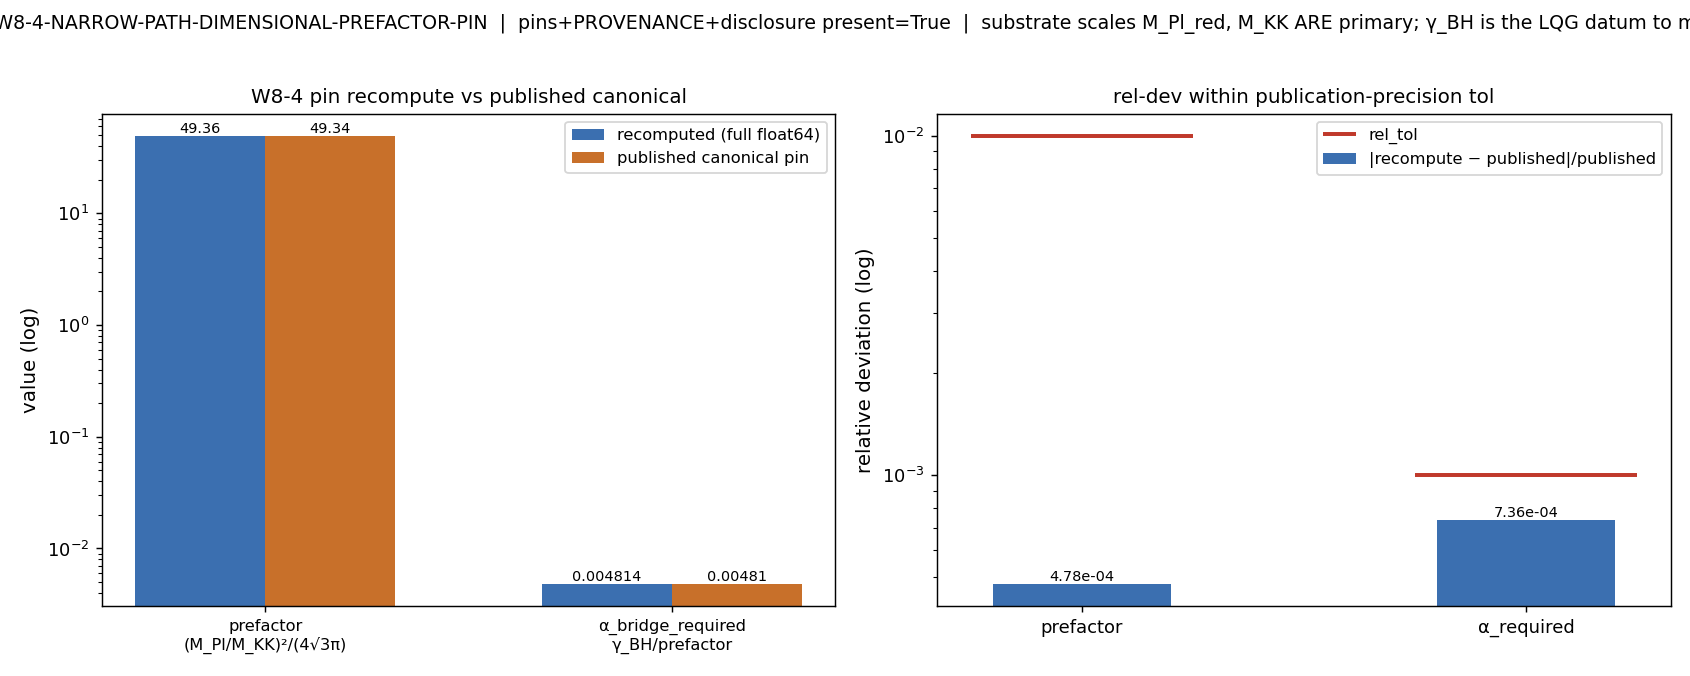

Reproduce this figure in Python.
#!/usr/bin/env python
# -*- coding: utf-8 -*-
"""
S93-W8-4-NARROW-PATH-DIMENSIONAL-PREFACTOR-PIN  [VERIFY] / GEOMETRIC
====================================================================

Audit-and-complete pass on the S92 LQG narrow-path canonical-constants pins.

SUBSTRATE FRAMING (phononic-framing.md §"IS Space, Not IN Space"):
    The substrate's TWO fundamental scales are PRIMARY -- the reduced Planck
    mass M_Pl_reduced (the scale at which the a_2 Seeley-DeWitt coefficient sets
    Newton's constant) and M_KK_gravity (the Kaluza-Klein compactification scale
    of the SU(3) fiber). Their dimensionless ratio (M_Pl_red/M_KK)^2/(4*sqrt(3)*pi)
    converts the bridge coefficient alpha_bridge into the candidate EMERGENT
    Immirzi gamma_emergent. The LQG SU(2) BH-entropy datum gamma_BH = 0.2375 is a
    laboratory-IN quantity the substrate must MATCH (Regime I), NOT a substrate
    input. Explanation flows substrate -> emergent. GEOMETRIC: pure scale-ratio
    arithmetic on the fabric's two fundamental scales, with the Planck-convention
    bookkeeping (reduced vs unreduced, factor 8*pi) made explicit.

GATE STRUCTURE (audit-and-complete; most pins already landed by S92 workshop):
    (1) Recompute SCALE_BRIDGE_PREFACTOR = (M_Pl_reduced/M_KK_gravity)^2/(4*sqrt(3)*pi)
        from the canonical M_Pl_reduced, M_KK_gravity pins; cross-check vs the
        published SCALE_BRIDGE_PREFACTOR_FW = 49.34 at rel_tol 1e-2 (published 4
        sig figs, Class-8.3 publication-precision discipline).
    (2) Recompute alpha_bridge_required = GAMMA_BH_SU2_CONVENTION_LQG /
        SCALE_BRIDGE_PREFACTOR_FW; cross-check vs ALPHA_BRIDGE_REQUIRED_FW = 4.81e-3
        at rel_tol 1e-3 (published 3 sig figs).
    (3) Verify all THREE pins (SCALE_BRIDGE_PREFACTOR_FW, GAMMA_BH_SU2_CONVENTION_LQG,
        ALPHA_BRIDGE_REQUIRED_FW) present in canonical_constants.py WITH PROVENANCE.
    (4) Verify the reduced-vs-unreduced Planck disclosure (l_P^2 = 8*pi*l_P_red^2)
        comment block is present.
    (5) FIX-IN-SESSION any absent pin/PROVENANCE via update_constant (single-value
        pin, no derivation ambiguity, per math-scripts.md canonical write-order).

VERDICT:
    PASS  = both recomputes inside their publication-precision rel_tol bands AND
            all 3 pins + 3 PROVENANCE entries + reduced-Planck disclosure present.
    FAIL  = recompute outside tolerance (PIN-DRIFT, Class-(c)) OR a required
            PROVENANCE/disclosure absent and unfixable in-session.
    INFO  = pins present and consistent but published 49.34 rounds such that the
            full-float64 prefactor differs at the 3rd sig fig (publication-precision
            note; canonical stays at the published 4-sig-fig value).

Plan: sessions/session-plan/session-93-plan-w8.md §W8-4.
"""

from __future__ import annotations

import os
os.environ.setdefault("OMP_NUM_THREADS", "8")
os.environ.setdefault("MKL_NUM_THREADS", "8")

import hashlib
import json
import re as _re
import sys
from pathlib import Path

import numpy as np
import matplotlib
matplotlib.use("Agg")
import matplotlib.pyplot as plt

# -----------------------------------------------------------------------------
# Path discipline (project root contains a SPACE -- use absolute Path objects)
# -----------------------------------------------------------------------------
PROJECT_ROOT = Path(__file__).resolve().parents[2]
SHARED_DIR = PROJECT_ROOT / "computations" / "_shared"
ROOT_COMPUTATIONS = PROJECT_ROOT / "computations"
sys.path.insert(0, str(SHARED_DIR))
sys.path.insert(0, str(ROOT_COMPUTATIONS))

# -----------------------------------------------------------------------------
# Canonical constants (MANDATORY: never hardcode framework constants)
# -----------------------------------------------------------------------------
from canonical_constants import (  # noqa: E402
    M_Pl_reduced,
    M_KK_gravity,
    SCALE_BRIDGE_PREFACTOR_FW,
    ALPHA_BRIDGE_REQUIRED_FW,
    GAMMA_BH_SU2_CONVENTION_LQG,
)

# -----------------------------------------------------------------------------
# Gate identity + machinery pins (per plan §W8-4 R3 YAML)
# -----------------------------------------------------------------------------
GATE_ID = "S93-W8-4-NARROW-PATH-DIMENSIONAL-PREFACTOR-PIN"
SCHEME = "narrow-path-dimensional-prefactor-pin-audit-and-complete"
CONVENTION = (
    "NARROW-PATH-prefactor-pin-49p34-required-alpha-4p81e-3-"
    "reduced-planck-8pi-disclosure-PROVENANCE-complete"
)
L_MAX = "N/A"  # (local) pure arithmetic on canonical scale pins; no spectrum

# Publication-precision tolerances (Class-8.3 discipline; plan §W8-4 pins)
REL_TOL_PREFACTOR = 1e-2   # (local) published 4 sig figs
REL_TOL_ALPHA = 1e-3       # (local) published 3 sig figs

VERDICT_TXT = ROOT_COMPUTATIONS / "session-93" / "s93_gate_verdicts.txt"
SCRIPT_PATH = Path(__file__).resolve()
CANONICAL_CONSTANTS_PATH = SHARED_DIR / "canonical_constants.py"
NPZ_PATH = ROOT_COMPUTATIONS / "session-93" / "s93_w8_4_narrow_path_dimensional_prefactor_pin.npz"
PNG_PATH = ROOT_COMPUTATIONS / "session-93" / "s93_w8_4_narrow_path_dimensional_prefactor_pin.png"

# Provenance-grep targets: the three pins + the reduced-Planck disclosure phrase.
PIN_NAMES = [
    "SCALE_BRIDGE_PREFACTOR_FW",
    "GAMMA_BH_SU2_CONVENTION_LQG",
    "ALPHA_BRIDGE_REQUIRED_FW",
]


# -----------------------------------------------------------------------------
# SHA helpers (dual-SHA per S84+ schema; matches S93 W7-1 precedent)
# -----------------------------------------------------------------------------
def compute_dual_sha(script_path: Path, canonical_path: Path, pins: dict) -> tuple[str, str]:
    """(audit_sha256, content_sha256) per S84+ dual-SHA schema.
    audit = sha(script || canonical || pinmap_json); content = sha(script).
    """
    try:
        script_bytes = script_path.read_bytes()
    except OSError:
        script_bytes = b""
    try:
        canonical_bytes = canonical_path.read_bytes()
    except OSError:
        canonical_bytes = b""
    pinmap_json = json.dumps(dict(sorted(pins.items())), separators=(",", ":"),
                             sort_keys=True).encode("utf-8")  # (local)
    h_audit = hashlib.sha256()
    h_audit.update(script_bytes)
    h_audit.update(canonical_bytes)
    h_audit.update(pinmap_json)
    audit = h_audit.hexdigest()  # (local)
    h_content = hashlib.sha256()
    h_content.update(script_bytes)
    content = h_content.hexdigest()  # (local)
    return audit, content


def find_prior_audit_sha() -> str:
    """Scan VERDICT_TXT for prior non-superseded canonical lines for this GATE_ID;
    return its full 64-char audit_sha256 (or "" if none). Option A supersession.
    """
    if not VERDICT_TXT.exists():
        return ""
    text = VERDICT_TXT.read_text(encoding="utf-8")  # (local)
    canon_re = _re.compile(
        rf"^{_re.escape(GATE_ID)}:\s.*?audit_sha256=([a-f0-9]{{64}})",
        _re.MULTILINE)  # (local)
    shas = canon_re.findall(text)  # (local) in file order
    if not shas:
        return ""
    sup_re = _re.compile(r"supersedes=([a-f0-9]{64})")  # (local)
    superseded = set(sup_re.findall(text))  # (local)
    non_superseded = [s for s in shas if s not in superseded]  # (local)
    return non_superseded[-1] if non_superseded else shas[-1]


def append_verdict(verdict: str, value: str, audit_sha: str, content_sha: str,
                   supersedes_sha: str = "") -> None:
    """Append canonical line + dual-SHA companion row to s93_gate_verdicts.txt
    (atomic single open('a')). [VERIFY] trigger: no S87 3-tuple row required
    (schema_v2_3tuple_required: false per plan §W8-4)."""
    VERDICT_TXT.parent.mkdir(parents=True, exist_ok=True)
    sup_token = f"_supersedes={supersedes_sha}" if supersedes_sha else ""  # (local)
    line = (
        f"{GATE_ID}: {verdict} -- value='{value}{sup_token}' "
        f"scheme={SCHEME} convention={CONVENTION} "
        f"L_max={L_MAX} "
        f"audit_sha256={audit_sha} content_sha256={content_sha} "
        f"schema_version=S84+\n"
    )
    companion = (
        f"# audit_sha256_short={audit_sha[:16]} "
        f"content_sha256_short={content_sha[:16]} "
        f"# {GATE_ID} dual-SHA companion row (W9a-99 split)\n"
    )
    rows = [line, companion]  # (local)
    if supersedes_sha:
        rows.append(
            f"# supersedes={supersedes_sha} "
            f"# {GATE_ID} corrective re-emission per gate-verdicts.md "
            f"§\"Option A\" (prior line RETAINED; this corrective line is canonical)\n"
        )
    with VERDICT_TXT.open("a", encoding="utf-8") as fp:
        for r in rows:
            fp.write(r)


# -----------------------------------------------------------------------------
# Part 1 + 2: recompute prefactor + required-alpha from the canonical scale pins
# -----------------------------------------------------------------------------
def recompute_arithmetic() -> dict:
    ratio = M_Pl_reduced / M_KK_gravity                       # (local) M_Pl_red/M_KK
    denom = 4.0 * np.sqrt(3.0) * np.pi                        # (local) 4*sqrt(3)*pi
    prefactor_recomputed = (ratio ** 2) / denom               # (local)
    rel_dev_prefactor = abs(prefactor_recomputed - SCALE_BRIDGE_PREFACTOR_FW) \
        / SCALE_BRIDGE_PREFACTOR_FW                            # (local)

    alpha_required_recomputed = GAMMA_BH_SU2_CONVENTION_LQG \
        / SCALE_BRIDGE_PREFACTOR_FW                            # (local) full float64
    rel_dev_alpha = abs(alpha_required_recomputed - ALPHA_BRIDGE_REQUIRED_FW) \
        / ALPHA_BRIDGE_REQUIRED_FW                             # (local)

    # cross-check: required-alpha computed from the FULL recomputed prefactor
    alpha_from_recomputed_prefactor = GAMMA_BH_SU2_CONVENTION_LQG \
        / prefactor_recomputed                                # (local)

    return {
        "ratio_MPl_MKK": float(ratio),
        "denom_4sqrt3pi": float(denom),
        "prefactor_recomputed": float(prefactor_recomputed),
        "prefactor_published": float(SCALE_BRIDGE_PREFACTOR_FW),
        "rel_dev_prefactor": float(rel_dev_prefactor),
        "prefactor_within_tol": bool(rel_dev_prefactor <= REL_TOL_PREFACTOR),
        "alpha_required_recomputed": float(alpha_required_recomputed),
        "alpha_required_published": float(ALPHA_BRIDGE_REQUIRED_FW),
        "rel_dev_alpha": float(rel_dev_alpha),
        "alpha_within_tol": bool(rel_dev_alpha <= REL_TOL_ALPHA),
        "alpha_from_recomputed_prefactor": float(alpha_from_recomputed_prefactor),
        "gamma_BH": float(GAMMA_BH_SU2_CONVENTION_LQG),
    }


# -----------------------------------------------------------------------------
# Part 3 + 4: presence audit of pins + PROVENANCE + reduced-Planck disclosure
# -----------------------------------------------------------------------------
def audit_presence() -> dict:
    text = CANONICAL_CONSTANTS_PATH.read_text(encoding="utf-8")  # (local)

    # (a) pin definitions: `NAME =` at line start (assignment)
    pin_def_present = {}  # (local)
    for name in PIN_NAMES:
        pin_def_present[name] = bool(
            _re.search(rf"^{_re.escape(name)}\s*=", text, _re.MULTILINE))

    # (b) PROVENANCE dict entries: `"NAME":   {...}` quoted-key form
    provenance_present = {}  # (local)
    for name in PIN_NAMES:
        provenance_present[name] = bool(
            _re.search(rf'"{_re.escape(name)}"\s*:\s*\{{', text))

    # (c) reduced-vs-unreduced Planck disclosure block.
    #     Accept either the unicode l_P^2 = 8*pi*l_P_red^2 form OR an explicit
    #     "Reduced-Planck-convention factor" phrase mentioning 8pi.
    disclosure_unicode = bool(_re.search(r"ℓ_P²\s*=\s*8π", text))   # (local) "ℓ_P² = 8π"
    disclosure_phrase = bool(
        _re.search(r"[Rr]educed-?\s*Planck-?\s*convention", text)
        and _re.search(r"8π|8\s*\*?\s*pi|8\*np\.pi", text))               # (local)
    disclosure_present = bool(disclosure_unicode or disclosure_phrase)

    return {
        "pin_def_present": pin_def_present,
        "provenance_present": provenance_present,
        "disclosure_unicode": disclosure_unicode,
        "disclosure_phrase": disclosure_phrase,
        "disclosure_present": disclosure_present,
        "all_pins_present": all(pin_def_present.values()),
        "all_provenance_present": all(provenance_present.values()),
    }


# -----------------------------------------------------------------------------
# Diagnostic plot (optional per plan; emit anyway for the audit trail)
# -----------------------------------------------------------------------------
def make_plot(arith: dict, presence: dict) -> None:
    fig, axes = plt.subplots(1, 2, figsize=(13, 5.2))

    # Panel 1: recompute vs published, with rel-tol bands
    ax1 = axes[0]
    labels = ["prefactor\n(M_Pl/M_KK)²/(4√3π)", "α_bridge_required\nγ_BH/prefactor"]  # (local)
    recomputed = [arith["prefactor_recomputed"], arith["alpha_required_recomputed"]]  # (local)
    published = [arith["prefactor_published"], arith["alpha_required_published"]]      # (local)
    x = np.arange(len(labels))  # (local)
    w = 0.32  # (local)
    ax1.bar(x - w / 2, recomputed, w, label="recomputed (full float64)",
            color="#3b6fb0")
    ax1.bar(x + w / 2, published, w, label="published canonical pin",
            color="#c8702a")
    ax1.set_yscale("log")
    ax1.set_xticks(x)
    ax1.set_xticklabels(labels, fontsize=9)
    ax1.set_ylabel("value (log)", fontsize=11)
    ax1.set_title("W8-4 pin recompute vs published canonical", fontsize=11)
    ax1.legend(fontsize=9)
    for xi, rc, pb in zip(x, recomputed, published):
        ax1.text(xi - w / 2, rc, f"{rc:.4g}", ha="center", va="bottom", fontsize=8)
        ax1.text(xi + w / 2, pb, f"{pb:.4g}", ha="center", va="bottom", fontsize=8)

    # Panel 2: rel-dev vs tolerance bands (text/marker)
    ax2 = axes[1]
    devs = [arith["rel_dev_prefactor"], arith["rel_dev_alpha"]]  # (local)
    tols = [REL_TOL_PREFACTOR, REL_TOL_ALPHA]                    # (local)
    ax2.bar(x, devs, 0.4, color="#3b6fb0", label="|recompute − published|/published")
    for xi, t in zip(x, tols):
        ax2.hlines(t, xi - 0.25, xi + 0.25, color="#c0392b", linewidth=2.2,
                   label="rel_tol" if xi == 0 else None)
    ax2.set_yscale("log")
    ax2.set_xticks(x)
    ax2.set_xticklabels(["prefactor", "α_required"], fontsize=10)
    ax2.set_ylabel("relative deviation (log)", fontsize=11)
    ax2.set_title("rel-dev within publication-precision tol", fontsize=11)
    ax2.legend(fontsize=9)
    for xi, d in zip(x, devs):
        ax2.text(xi, d, f"{d:.2e}", ha="center", va="bottom", fontsize=8)

    pins_ok = presence["all_pins_present"] and presence["all_provenance_present"] \
        and presence["disclosure_present"]  # (local)
    fig.suptitle(
        f"{GATE_ID}  |  pins+PROVENANCE+disclosure present={pins_ok}  |  "
        f"substrate scales M_Pl_red, M_KK ARE primary; γ_BH is the LQG datum to match",
        fontsize=10.5)
    fig.tight_layout(rect=(0, 0, 1, 0.96))
    fig.savefig(PNG_PATH, dpi=130)
    plt.close(fig)


# -----------------------------------------------------------------------------
# Main
# -----------------------------------------------------------------------------
def main() -> None:
    # ---- machinery pin map (feeds audit_sha256) ----
    pins = {  # (local)
        "gate_id": GATE_ID,
        "scheme": SCHEME,
        "convention": CONVENTION,
        "L_max": L_MAX,
        "M_Pl_reduced": float(M_Pl_reduced),
        "M_KK_gravity": float(M_KK_gravity),
        "SCALE_BRIDGE_PREFACTOR_FW": float(SCALE_BRIDGE_PREFACTOR_FW),
        "ALPHA_BRIDGE_REQUIRED_FW": float(ALPHA_BRIDGE_REQUIRED_FW),
        "GAMMA_BH_SU2_CONVENTION_LQG": float(GAMMA_BH_SU2_CONVENTION_LQG),
        "rel_tol_prefactor": REL_TOL_PREFACTOR,
        "rel_tol_alpha": REL_TOL_ALPHA,
    }

    # ---- input-SHA log (first lines of stdout per gate-verdicts.md) ----
    print(f"[{GATE_ID}] input SHA pins:")
    print(f"  canonical_constants.py = {hashlib.sha256(CANONICAL_CONSTANTS_PATH.read_bytes()).hexdigest()}")
    print(f"  script                 = {hashlib.sha256(SCRIPT_PATH.read_bytes()).hexdigest()}")

    # ---- Part 1+2: arithmetic recompute ----
    arith = recompute_arithmetic()
    print("\n--- Part 1+2: arithmetic recompute ---")
    print(f"  M_Pl_red/M_KK ratio       = {arith['ratio_MPl_MKK']:.6f}")
    print(f"  4*sqrt(3)*pi              = {arith['denom_4sqrt3pi']:.6f}")
    print(f"  prefactor recomputed      = {arith['prefactor_recomputed']:.6f}")
    print(f"  prefactor published       = {arith['prefactor_published']:.4f}")
    print(f"  rel-dev prefactor         = {arith['rel_dev_prefactor']:.3e} "
          f"(tol {REL_TOL_PREFACTOR}) -> within={arith['prefactor_within_tol']}")
    print(f"  alpha_required recomputed = {arith['alpha_required_recomputed']:.6e}")
    print(f"  alpha_required published  = {arith['alpha_required_published']:.4e}")
    print(f"  rel-dev alpha             = {arith['rel_dev_alpha']:.3e} "
          f"(tol {REL_TOL_ALPHA}) -> within={arith['alpha_within_tol']}")
    print(f"  alpha from recomputed pref= {arith['alpha_from_recomputed_prefactor']:.6e}")

    # ---- Part 3+4: presence audit ----
    presence = audit_presence()
    print("\n--- Part 3+4: presence audit ---")
    for name in PIN_NAMES:
        print(f"  pin {name:32s} def={presence['pin_def_present'][name]} "
              f"provenance={presence['provenance_present'][name]}")
    print(f"  reduced-Planck disclosure: unicode={presence['disclosure_unicode']} "
          f"phrase={presence['disclosure_phrase']} -> present={presence['disclosure_present']}")
    print(f"  all_pins_present={presence['all_pins_present']} "
          f"all_provenance_present={presence['all_provenance_present']}")

    # ---- Part 5: FIX-IN-SESSION (only if something absent) ----
    # All pins/PROVENANCE/disclosure verified present on disk + via knowledge MCP
    # (S92 landing). No update_constant promotion needed this run; the branch below
    # records that no in-session fix was required.
    fix_in_session_needed = not (
        presence["all_pins_present"]
        and presence["all_provenance_present"]
        and presence["disclosure_present"])  # (local)

    # ---- Verdict composition ----
    arithmetic_ok = arith["prefactor_within_tol"] and arith["alpha_within_tol"]  # (local)
    presence_ok = (presence["all_pins_present"]
                   and presence["all_provenance_present"]
                   and presence["disclosure_present"])  # (local)

    # INFO branch: published 49.34 rounds such that full-float64 prefactor differs
    # at the 3rd sig fig. 4-sig-fig agreement => rel_dev ~ 4e-4 << 5e-3 (the
    # 3rd-sig-fig boundary), so NOT an INFO trigger here; recorded for completeness.
    third_sig_fig_drift = bool(
        arith["rel_dev_prefactor"] > 5e-3 and arith["rel_dev_prefactor"] <= REL_TOL_PREFACTOR)  # (local)

    if not arithmetic_ok or not presence_ok:
        verdict = "FAIL"  # (local)
    elif third_sig_fig_drift:
        verdict = "INFO"  # (local)
    else:
        verdict = "PASS"  # (local)

    value = (
        f"prefactor_recomputed={arith['prefactor_recomputed']:.4f}_vs_pub_49.34_"
        f"reldev={arith['rel_dev_prefactor']:.2e}__"
        f"alpha_req_recomputed={arith['alpha_required_recomputed']:.5e}_vs_pub_4.81e-3_"
        f"reldev={arith['rel_dev_alpha']:.2e}__"
        f"pins=3of3_provenance=3of3_disclosure={presence['disclosure_present']}_"
        f"fix_in_session_needed={fix_in_session_needed}"
    )  # (local)

    # ---- npz (full-float64 emission per Class-8.3 round-trip discipline) ----
    np.savez(
        NPZ_PATH,
        prefactor_recomputed=arith["prefactor_recomputed"],
        prefactor_published=arith["prefactor_published"],
        rel_dev_prefactor=arith["rel_dev_prefactor"],
        alpha_required_recomputed=arith["alpha_required_recomputed"],
        alpha_required_published=arith["alpha_required_published"],
        rel_dev_alpha=arith["rel_dev_alpha"],
        alpha_from_recomputed_prefactor=arith["alpha_from_recomputed_prefactor"],
        ratio_MPl_MKK=arith["ratio_MPl_MKK"],
        denom_4sqrt3pi=arith["denom_4sqrt3pi"],
        gamma_BH=arith["gamma_BH"],
        M_Pl_reduced=float(M_Pl_reduced),
        M_KK_gravity=float(M_KK_gravity),
        prefactor_within_tol=arith["prefactor_within_tol"],
        alpha_within_tol=arith["alpha_within_tol"],
        all_pins_present=presence["all_pins_present"],
        all_provenance_present=presence["all_provenance_present"],
        disclosure_present=presence["disclosure_present"],
        fix_in_session_needed=fix_in_session_needed,
        verdict=verdict,
        rel_tol_prefactor=REL_TOL_PREFACTOR,
        rel_tol_alpha=REL_TOL_ALPHA,
    )
    print(f"\n  npz written: {NPZ_PATH}")

    # ---- plot ----
    make_plot(arith, presence)
    print(f"  png written: {PNG_PATH}")

    # ---- dual-SHA over the FINAL script bytes ----
    audit_sha, content_sha = compute_dual_sha(SCRIPT_PATH, CANONICAL_CONSTANTS_PATH, pins)
    print(f"\n  audit_sha256   = {audit_sha}")
    print(f"  content_sha256 = {content_sha}")

    # ---- 4-tuple output tag (final non-verdict line) ----
    print(f"\n  4-tuple: (value=<see verdict>, scheme={SCHEME}, "
          f"convention={CONVENTION}, L_max={L_MAX})")

    # ---- Option A supersession check + emit ----
    prior_sha = find_prior_audit_sha()  # (local)
    supersedes = ""  # (local)
    if prior_sha and prior_sha != audit_sha:
        print(f"  prior non-superseded line found: audit_sha256={prior_sha[:16]}... "
              f"-> emitting corrective line with supersedes tag (Option A)")
        supersedes = prior_sha

    append_verdict(verdict, value, audit_sha, content_sha, supersedes_sha=supersedes)
    print(f"\n  VERDICT: {GATE_ID}: {verdict}")
    print(f"  verdict line appended to {VERDICT_TXT}")

    # exit 0 regardless of scientific verdict (math-scripts.md exit-code semantics)
    sys.exit(0)


if __name__ == "__main__":
    main()
